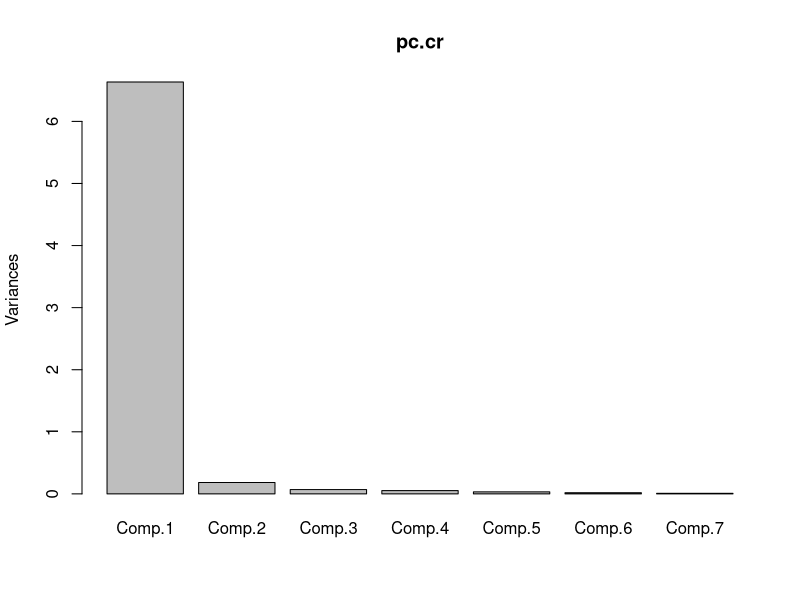
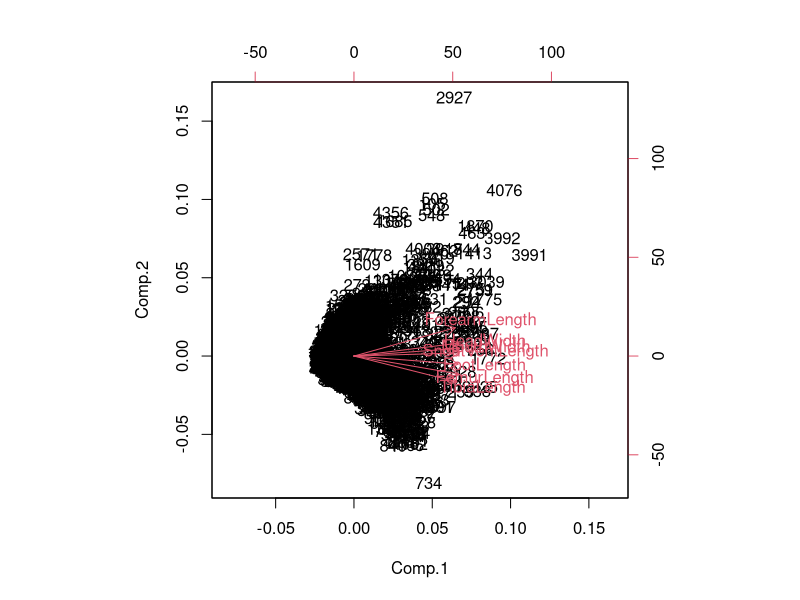

The R source for these figures, in order:
# UN EJEMPLO DE CÓMO FUNCIONAN LAS COMPONENTES PRINCIPALES:

# La página web donde se encuentran los datos es:
# https://esajournals.onlinelibrary.wiley.com/doi/full/10.1002/ecy.2685

Datos1<-read.table("ColombianAnuranMorphology_individuals.txt",header=TRUE, sep="\t")
names(Datos1)

?princomp

Datos2<-na.omit(Datos1[,20:26])

summary(pc.cr <- princomp(Datos2, cor = TRUE))
loadings(pc.cr) 
plot(pc.cr)
biplot(pc.cr)

